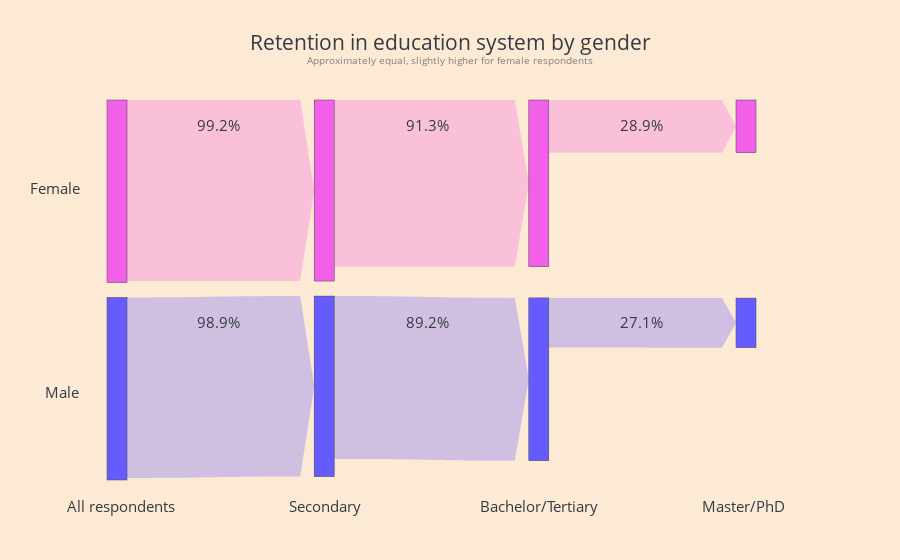

Notebook cell for this chart:
### Code cell
blue_alpha = 'rgba(100,92,255,0.3)'
pink_alpha = 'rgba(242,95,233,0.3)'

blue = '#645cff'
pink = '#f25fe9'

fig = go.Figure(data=[go.Sankey(
    arrangement='snap',
    node={'pad': 15, 'thickness': 20,
          'x': [0.05, 0.33, 0.62, 0.9,
                0.05, 0.33, 0.62, 0.9, -1],
          'y': [0.3, 0.3, 0.735, 0.5865,
                0.2, 0.2, 0.2, 0.05, 0.1],
          'customdata': ["", "All valid answers from male<br> respondents were used",
                         "Male respondents, secondary degree", "Male respondents, tertiary education",
                         "Male respondents, master / doctorate",
                         "All valid answers from female<br> respondents were used",
                         "Female respondents, secondary degree", "Female respondents, tertiary education",
                         "Female respondents, master / doctorate"],
          'hovertemplate': '%{customdata}<extra></extra>',
          'color': ["green", blue, blue, blue, blue, pink, pink, pink, pink]
        },

    link={'source': [1, 1, 2, 2, 3, 3, 4, 5, 5, 6, 6, 7, 7, 8, 9, 9],
          'target': [2, 0, 3, 0, 4, 0, 0, 6, 0, 7, 0, 8, 0, 0, 1, 5],
          'value': [
              res.secondary['male'], 0,  # res.primary['male'] - res.secondary['male'],
              res['bachelor/tertiary']['male'], 0,  # res.secondary['male'] - res['bachelor/tertiary']['male'],
              res['master/doctorate']['male'], 0,  # res['bachelor/tertiary']['male'] - res['master/doctorate']['male'],
              0,  #res['master/doctorate']['male'],
              res.secondary['female'], 0,  # res.primary['female'] - res.secondary['female'],
              res['bachelor/tertiary']['female'], 0,  # res.secondary['female'] - res['bachelor/tertiary']['female'],
              res['master/doctorate']['female'], 0,
              # res['bachelor/tertiary']['female'] - res['master/doctorate']['female'],
              0,  #res['master/doctorate']['female'],
              100, 100
          ], 'customdata': ["Almost all male respondents<br>completed secondary education", "",
                            "Most male respondents continued to tertiary education,<br>though slightly less than female respondents",
                            "",
                            "Over a quarter of male respondents continued to a master or doctorate,<br>though slightly less than female respondents",
                            "", "", "Almost all female respondents<br>completed secondary education", "",
                            "Most female respondents continued to tertiary education,<br>though slightly more than female respondents",
                            "",
                            "Over a quarter of female respondents continued to a master or doctorate,<br>though slightly more than male respondents", ],
          'hovertemplate': ' %{customdata}<extra></extra>',
          'arrowlen': 14,
          'color': [blue_alpha, blue_alpha, blue_alpha, blue_alpha, blue_alpha, blue_alpha, blue_alpha,
                    pink_alpha, pink_alpha, pink_alpha, pink_alpha, pink_alpha, pink_alpha, pink_alpha,
                    'rgba(255,255,255,0)', 'rgba(255,255,255,0)', ]
          })])

fig.update_layout(
    title_text="Retention in education system by gender",
    font_size=15,
    modebar_remove=['lasso2d', 'select2d', 'resetsankeygroup']
)

fig.update_traces(
    hoverlabel={
        'font_color': 'white',
    }
)

fig.add_annotation(x=0.5, y=1.13,
                   text="Approximately equal, slightly higher for female respondents",
                   xanchor='center',
                   font={'color':'grey', 'size':10},
                   showarrow=False)

fig.add_annotation(x=-0.02, y=-0.1,
                   text="All respondents",
                   showarrow=False)

fig.add_annotation(x=0.28, y=-0.1,
                   text="Secondary",
                   showarrow=False)

fig.add_annotation(x=0.62, y=-0.1,
                   text="Bachelor/Tertiary",
                   showarrow=False)

fig.add_annotation(x=0.955, y=-0.1,
                   text="Master/PhD",
                   showarrow=False)

fig.add_annotation(x=0.155, y=0.415,
                   text=f"{res.secondary['male']:.1f}%",
                   showarrow=False)

fig.add_annotation(x=0.47, y=0.415,
                   text=f"{res['bachelor/tertiary']['male']:.1f}%",
                   showarrow=False)

fig.add_annotation(x=0.79, y=0.415,
                   text=f"{res['master/doctorate']['male']:.1f}%",
                   showarrow=False)

fig.add_annotation(x=0.155, y=0.965,
                   text=f"{res.secondary['female']:.1f}%",
                   showarrow=False)

fig.add_annotation(x=0.47, y=0.965,
                   text=f"{res['bachelor/tertiary']['female']:.1f}%",
                   showarrow=False)

fig.add_annotation(x=0.79, y=0.965,
                   text=f"{res['master/doctorate']['female']:.1f}%",
                   showarrow=False)

fig.add_annotation(x=-0.07, y=0.80,
                   text="Female",
                   showarrow=False)
fig.add_annotation(x=-0.05, y=0.20,
                   text="Male",
                   showarrow=False)
fig.show()

### Figure 1 — Plotly figure (JSON) as saved in the notebook; plotly's stock layout.template omitted (floating-point values rounded to 4 significant figures)
{"data": [{"arrangement": "snap", "hoverlabel": {"font": {"color": "white"}}, "link": {"arrowlen": 14, "color": ["rgba(100,92,255,0.3)", "rgba(100,92,255,0.3)", "rgba(100,92,255,0.3)", "rgba(100,92,255,0.3)", "rgba(100,92,255,0.3)", "rgba(100,92,255,0.3)", "rgba(100,92,255,0.3)", "rgba(242,95,233,0.3)", "rgba(242,95,233,0.3)", "rgba(242,95,233,0.3)", "rgba(242,95,233,0.3)", "rgba(242,95,233,0.3)", "rgba(242,95,233,0.3)", "rgba(242,95,233,0.3)", "rgba(255,255,255,0)", "rgba(255,255,255,0)"], "customdata": ["Almost all male respondents<br>completed secondary education", "", "Most male respondents continued to tertiary education,<br>though slightly less than female respondents", "", "Over a quarter of male respondents continued to a master or doctorate,<br>though slightly less than female respondents", "", "", "Almost all female respondents<br>completed secondary education", "", "Most female respondents continued to tertiary education,<br>though slightly more than female respondents", "", "Over a quarter of female respondents continued to a master or doctorate,<br>though slightly more than male respondents"], "hovertemplate": " %{customdata}<extra></extra>", "source": [1, 1, 2, 2, 3, 3, 4, 5, 5, 6, 6, 7, 7, 8, 9, 9], "target": [2, 0, 3, 0, 4, 0, 0, 6, 0, 7, 0, 8, 0, 0, 1, 5], "value": [98.92, 0, 89.21, 0, 27.14, 0, 0, 99.22, 0, 91.33, 0, 28.9, 0, 0, 100, 100]}, "node": {"color": ["green", "#645cff", "#645cff", "#645cff", "#645cff", "#f25fe9", "#f25fe9", "#f25fe9", "#f25fe9"], "customdata": ["", "All valid answers from male<br> respondents were used", "Male respondents, secondary degree", "Male respondents, tertiary education", "Male respondents, master / doctorate", "All valid answers from female<br> respondents were used", "Female respondents, secondary degree", "Female respondents, tertiary education", "Female respondents, master / doctorate"], "hovertemplate": "%{customdata}<extra></extra>", "pad": 15, "thickness": 20, "x": [0.05, 0.33, 0.62, 0.9, 0.05, 0.33, 0.62, 0.9, -1], "y": [0.3, 0.3, 0.735, 0.5865, 0.2, 0.2, 0.2, 0.05, 0.1]}, "type": "sankey"}], "layout": {"annotations": [{"font": {"color": "grey", "size": 10}, "showarrow": false, "text": "Approximately equal, slightly higher for female respondents", "x": 0.5, "xanchor": "center", "y": 1.13}, {"showarrow": false, "text": "All respondents", "x": -0.02, "y": -0.1}, {"showarrow": false, "text": "Secondary", "x": 0.28, "y": -0.1}, {"showarrow": false, "text": "Bachelor/Tertiary", "x": 0.62, "y": -0.1}, {"showarrow": false, "text": "Master/PhD", "x": 0.955, "y": -0.1}, {"showarrow": false, "text": "98.9%", "x": 0.155, "y": 0.415}, {"showarrow": false, "text": "89.2%", "x": 0.47, "y": 0.415}, {"showarrow": false, "text": "27.1%", "x": 0.79, "y": 0.415}, {"showarrow": false, "text": "99.2%", "x": 0.155, "y": 0.965}, {"showarrow": false, "text": "91.3%", "x": 0.47, "y": 0.965}, {"showarrow": false, "text": "28.9%", "x": 0.79, "y": 0.965}, {"showarrow": false, "text": "Female", "x": -0.07, "y": 0.8}, {"showarrow": false, "text": "Male", "x": -0.05, "y": 0.2}], "font": {"size": 15}, "modebar": {"remove": ["lasso2d", "select2d", "resetsankeygroup"]}, "title": {"text": "Retention in education system by gender"}}}
